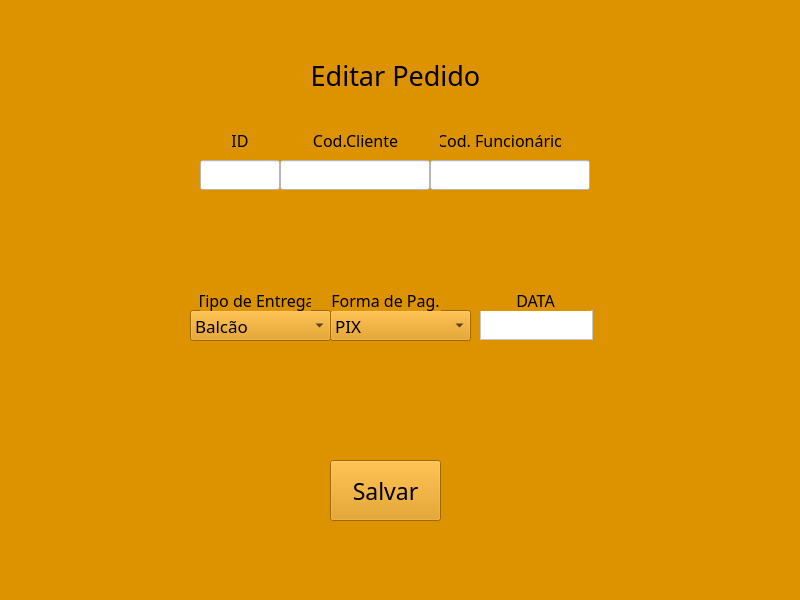
<?xml version="1.0" encoding="UTF-8"?>
<ui version="4.0">
 <class>MainWindow</class>
 <widget class="QMainWindow" name="MainWindow">
  <property name="geometry">
   <rect>
    <x>0</x>
    <y>0</y>
    <width>800</width>
    <height>600</height>
   </rect>
  </property>
  <property name="minimumSize">
   <size>
    <width>1</width>
    <height>1</height>
   </size>
  </property>
  <property name="windowTitle">
   <string>MainWindow</string>
  </property>
  <property name="styleSheet">
   <string notr="true">background-color: rgb(221, 147, 0);</string>
  </property>
  <widget class="QWidget" name="centralwidget">
   <widget class="QLabel" name="label">
    <property name="geometry">
     <rect>
      <x>260</x>
      <y>40</y>
      <width>271</width>
      <height>71</height>
     </rect>
    </property>
    <property name="font">
     <font>
      <family>Algerian</family>
      <pointsize>20</pointsize>
     </font>
    </property>
    <property name="text">
     <string>Editar Pedido</string>
    </property>
    <property name="alignment">
     <set>Qt::AlignCenter</set>
    </property>
   </widget>
   <widget class="QPushButton" name="botaoSalvar">
    <property name="geometry">
     <rect>
      <x>330</x>
      <y>460</y>
      <width>111</width>
      <height>61</height>
     </rect>
    </property>
    <property name="font">
     <font>
      <family>Bodoni MT</family>
      <pointsize>17</pointsize>
     </font>
    </property>
    <property name="styleSheet">
     <string notr="true">background-color: rgb(227, 131, 0);
color: rgb(53, 41,5);
pushButton{
border-styler: inset;
border-width: medium;	
#border-color: rgb(53, 41, 5);
box-shadow: black 60px -16px;
border-radius: 50px;
}</string>
    </property>
    <property name="text">
     <string>Salvar</string>
    </property>
   </widget>
   <widget class="QLabel" name="label_9">
    <property name="geometry">
     <rect>
      <x>30</x>
      <y>10</y>
      <width>70</width>
      <height>60</height>
     </rect>
    </property>
    <property name="text">
     <string/>
    </property>
    <property name="pixmap">
     <pixmap>../.designer/backup/burguer2.png</pixmap>
    </property>
    <property name="scaledContents">
     <bool>true</bool>
    </property>
   </widget>
   <widget class="QLineEdit" name="lineEdit">
    <property name="geometry">
     <rect>
      <x>200</x>
      <y>160</y>
      <width>80</width>
      <height>30</height>
     </rect>
    </property>
    <property name="styleSheet">
     <string notr="true">background-color: rgb(255, 255, 255);</string>
    </property>
   </widget>
   <widget class="QLineEdit" name="lineEdit_2">
    <property name="geometry">
     <rect>
      <x>280</x>
      <y>160</y>
      <width>150</width>
      <height>30</height>
     </rect>
    </property>
    <property name="styleSheet">
     <string notr="true">background-color: rgb(255, 255, 255);</string>
    </property>
   </widget>
   <widget class="QComboBox" name="comboBox_2">
    <property name="geometry">
     <rect>
      <x>190</x>
      <y>310</y>
      <width>141</width>
      <height>31</height>
     </rect>
    </property>
    <property name="font">
     <font>
      <family>Bodoni MT</family>
      <pointsize>13</pointsize>
     </font>
    </property>
    <property name="styleSheet">
     <string notr="true">background-color: rgb(255, 255, 255);
color: rgb(53, 41,5);
pushButton{
border-styler: inset;
border-width: medium; 
#border-color: rgb(53, 41, 5);
box-shadow: black 60px -16px;
border-radius: 50px;
}</string>
    </property>
    <item>
     <property name="text">
      <string>Balcão</string>
     </property>
    </item>
    <item>
     <property name="text">
      <string>Ifood</string>
     </property>
    </item>
   </widget>
   <widget class="QComboBox" name="comboBox_3">
    <property name="geometry">
     <rect>
      <x>330</x>
      <y>310</y>
      <width>141</width>
      <height>31</height>
     </rect>
    </property>
    <property name="font">
     <font>
      <family>Bodoni MT</family>
      <pointsize>13</pointsize>
     </font>
    </property>
    <property name="styleSheet">
     <string notr="true">background-color: rgb(255, 255, 255);
color: rgb(53, 41,5);
pushButton{
border-styler: inset;
border-width: medium; 
#border-color: rgb(53, 41, 5);
box-shadow: black 60px -16px;
border-radius: 50px;
}</string>
    </property>
    <item>
     <property name="text">
      <string>PIX</string>
     </property>
    </item>
    <item>
     <property name="text">
      <string>Cartão de Crédito</string>
     </property>
    </item>
    <item>
     <property name="text">
      <string>Cartão de Débito</string>
     </property>
    </item>
    <item>
     <property name="text">
      <string>Dinheiro</string>
     </property>
    </item>
   </widget>
   <widget class="QTextEdit" name="textEdit_4">
    <property name="geometry">
     <rect>
      <x>480</x>
      <y>310</y>
      <width>113</width>
      <height>30</height>
     </rect>
    </property>
    <property name="styleSheet">
     <string notr="true">background-color: rgb(255, 255, 255);</string>
    </property>
   </widget>
   <widget class="QLabel" name="label_8">
    <property name="geometry">
     <rect>
      <x>690</x>
      <y>20</y>
      <width>80</width>
      <height>70</height>
     </rect>
    </property>
    <property name="text">
     <string/>
    </property>
    <property name="pixmap">
     <pixmap>burguer2.png</pixmap>
    </property>
    <property name="scaledContents">
     <bool>true</bool>
    </property>
   </widget>
   <widget class="QLabel" name="label_11">
    <property name="geometry">
     <rect>
      <x>30</x>
      <y>20</y>
      <width>80</width>
      <height>70</height>
     </rect>
    </property>
    <property name="text">
     <string/>
    </property>
    <property name="pixmap">
     <pixmap>burguer2.png</pixmap>
    </property>
    <property name="scaledContents">
     <bool>true</bool>
    </property>
   </widget>
   <widget class="QLabel" name="label_12">
    <property name="geometry">
     <rect>
      <x>200</x>
      <y>130</y>
      <width>80</width>
      <height>21</height>
     </rect>
    </property>
    <property name="font">
     <font>
      <family>Bodoni MT</family>
      <pointsize>12</pointsize>
     </font>
    </property>
    <property name="text">
     <string>ID</string>
    </property>
    <property name="alignment">
     <set>Qt::AlignCenter</set>
    </property>
   </widget>
   <widget class="QLabel" name="label_14">
    <property name="geometry">
     <rect>
      <x>440</x>
      <y>130</y>
      <width>121</width>
      <height>21</height>
     </rect>
    </property>
    <property name="font">
     <font>
      <family>Bodoni MT</family>
      <pointsize>12</pointsize>
     </font>
    </property>
    <property name="text">
     <string>Cod. Funcionário</string>
    </property>
    <property name="alignment">
     <set>Qt::AlignCenter</set>
    </property>
   </widget>
   <widget class="QLabel" name="label_15">
    <property name="geometry">
     <rect>
      <x>310</x>
      <y>130</y>
      <width>91</width>
      <height>21</height>
     </rect>
    </property>
    <property name="font">
     <font>
      <family>Bodoni MT</family>
      <pointsize>12</pointsize>
     </font>
    </property>
    <property name="text">
     <string>Cod.Cliente</string>
    </property>
    <property name="alignment">
     <set>Qt::AlignCenter</set>
    </property>
   </widget>
   <widget class="QLabel" name="label_16">
    <property name="geometry">
     <rect>
      <x>200</x>
      <y>290</y>
      <width>111</width>
      <height>21</height>
     </rect>
    </property>
    <property name="font">
     <font>
      <family>Bodoni MT</family>
      <pointsize>12</pointsize>
     </font>
    </property>
    <property name="text">
     <string>Tipo de Entrega</string>
    </property>
    <property name="alignment">
     <set>Qt::AlignCenter</set>
    </property>
   </widget>
   <widget class="QLabel" name="label_17">
    <property name="geometry">
     <rect>
      <x>330</x>
      <y>290</y>
      <width>111</width>
      <height>21</height>
     </rect>
    </property>
    <property name="font">
     <font>
      <family>Bodoni MT</family>
      <pointsize>12</pointsize>
     </font>
    </property>
    <property name="text">
     <string>Forma de Pag.</string>
    </property>
    <property name="alignment">
     <set>Qt::AlignCenter</set>
    </property>
   </widget>
   <widget class="QLabel" name="label_18">
    <property name="geometry">
     <rect>
      <x>480</x>
      <y>290</y>
      <width>111</width>
      <height>21</height>
     </rect>
    </property>
    <property name="font">
     <font>
      <family>Bodoni MT</family>
      <pointsize>12</pointsize>
     </font>
    </property>
    <property name="text">
     <string>DATA</string>
    </property>
    <property name="alignment">
     <set>Qt::AlignCenter</set>
    </property>
   </widget>
   <widget class="QLineEdit" name="lineEdit_3">
    <property name="geometry">
     <rect>
      <x>430</x>
      <y>160</y>
      <width>160</width>
      <height>30</height>
     </rect>
    </property>
    <property name="styleSheet">
     <string notr="true">background-color: rgb(255, 255, 255);</string>
    </property>
   </widget>
  </widget>
  <widget class="QMenuBar" name="menubar">
   <property name="geometry">
    <rect>
     <x>0</x>
     <y>0</y>
     <width>800</width>
     <height>21</height>
    </rect>
   </property>
  </widget>
  <widget class="QStatusBar" name="statusbar"/>
 </widget>
 <tabstops>
  <tabstop>lineEdit</tabstop>
  <tabstop>lineEdit_2</tabstop>
  <tabstop>comboBox_2</tabstop>
  <tabstop>comboBox_3</tabstop>
  <tabstop>textEdit_4</tabstop>
  <tabstop>botaoSalvar</tabstop>
 </tabstops>
 <resources/>
 <connections/>
</ui>
